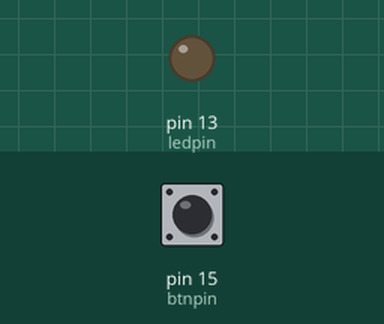
Simulated run of this sketch. Board: Arduino Uno, built with avr-gcc and run on an emulated ATmega328P. On the bench: output pins drawn as LEDs (lit = HIGH). The inputs (shaded band) are chosen by the test bench; at power-on: pin 15 (btnpin) HIGH.

Above: at 1.2 s.
1.3 s: pin 15 (btnpin) pulled LOW for 0.15 s
At 1.37 s:
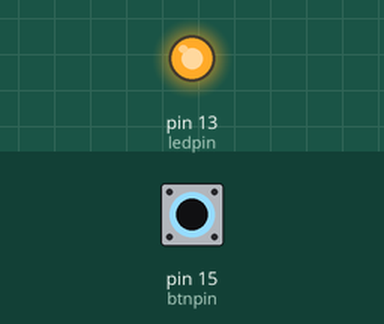
2.9 s: pin 15 (btnpin) pulled LOW for 3.2 s
At 7.4 s:
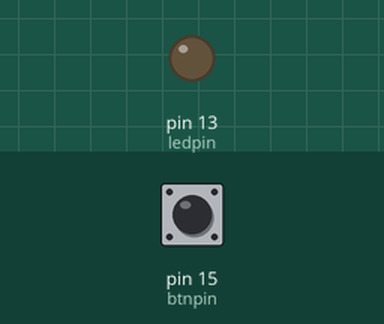
Timing chart, 0 to 8.9 s (numbered marks = the images above; inputs shaded):
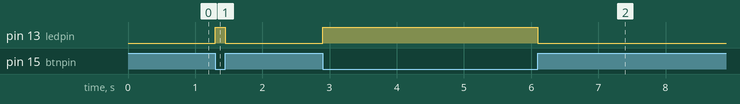

Measured:
- after the input at 1.3 s, pin 13 (ledpin): LOW → HIGH at once, → LOW 0.15 s later
- after the input at 2.9 s, pin 13 (ledpin): LOW → HIGH at once, → LOW 3.2 s later

The sketch:

push_btn.ino
```cpp
const int ledpin = 13;
const int btnpin = 15;

void setup() {
  pinMode(ledpin, OUTPUT);  // Set PIR as input
  pinMode(btnpin,INPUT_PULLUP);// Set button pin as input with pull-up
  digitalWrite(ledpin,LOW);

}

void loop() {
   int btnstate = digitalRead(btnpin);
   if (btnstate == LOW) {
    digitalWrite(ledpin, HIGH); // LED ON
  } else {
    digitalWrite(ledpin, LOW);  // LED OFF
  }
}
```
